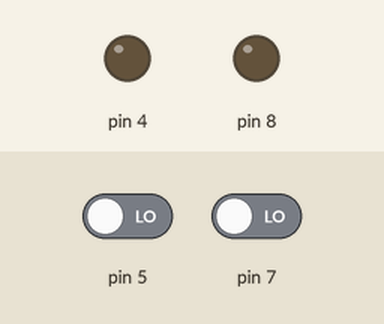
Simulated run of this sketch. Board: Arduino Uno, built with avr-gcc and run on an emulated ATmega328P. Shown: output pins drawn as LEDs (lit = HIGH). The test bench sets the inputs (shaded band); at power-on: pin 5 LOW, pin 7 LOW.

Above: at 1.2 s.
1.3 s: pin 5 driven HIGH
At 2.5 s:
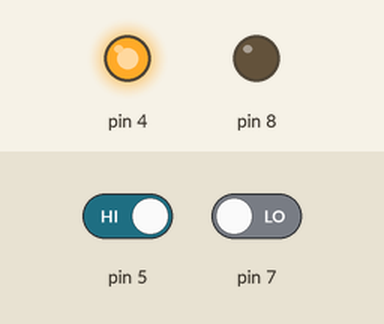
2.8 s: pin 7 driven HIGH
At 3.7 s:
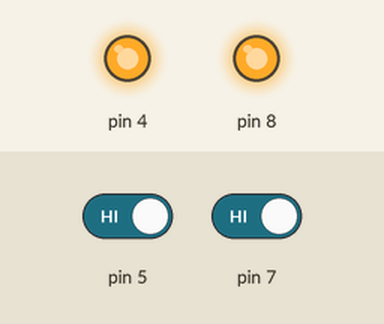
4.3 s: pin 5 driven LOW
At 4.8 s:
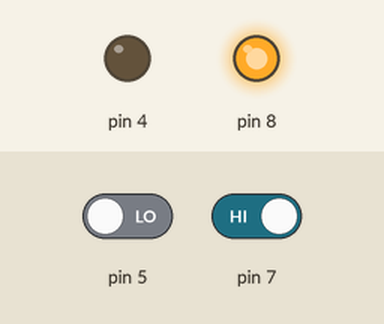
5.8 s: pin 7 driven LOW
At 7.2 s:
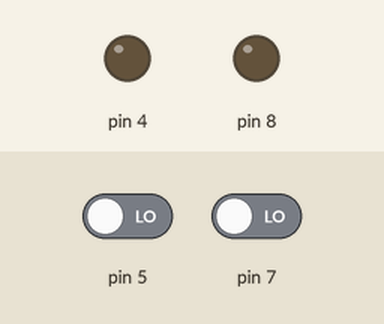
Timing chart, 0 to 8.3 s (numbered marks = the images above; inputs shaded):
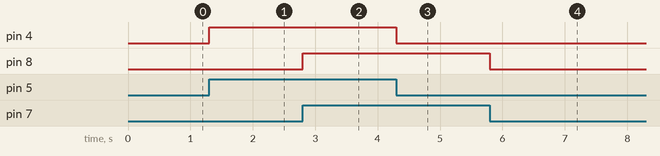

Measured:
- after the input at 1.3 s, pin 4: LOW → HIGH at once
- after the input at 2.8 s, pin 8: LOW → HIGH at once
- after the input at 4.3 s, pin 4: HIGH → LOW at once
- after the input at 5.8 s, pin 8: HIGH → LOW at once

The sketch:

pushButton.ino
```cpp
void setup() {
  Serial.begin(9600);

  pinMode(8,OUTPUT);
  pinMode(4,OUTPUT);
  pinMode(7,INPUT);
  pinMode(3,INPUT);
}

void loop() {
  int readValue=digitalRead(7); //버튼 누르는 인풋 받음
  int readValue2=digitalRead(5);//버튼 누르는 인풋 받음

  if(readValue==HIGH){ //버튼이 눌렸으면
    digitalWrite(8,HIGH); //LED on
  }
  else{
    digitalWrite(8,LOW);
  }

  if(readValue2==HIGH){//버튼이 눌렸으면
    digitalWrite(4,HIGH); //LED on
  }
  else{
    digitalWrite(4,LOW);
  }
}
```
